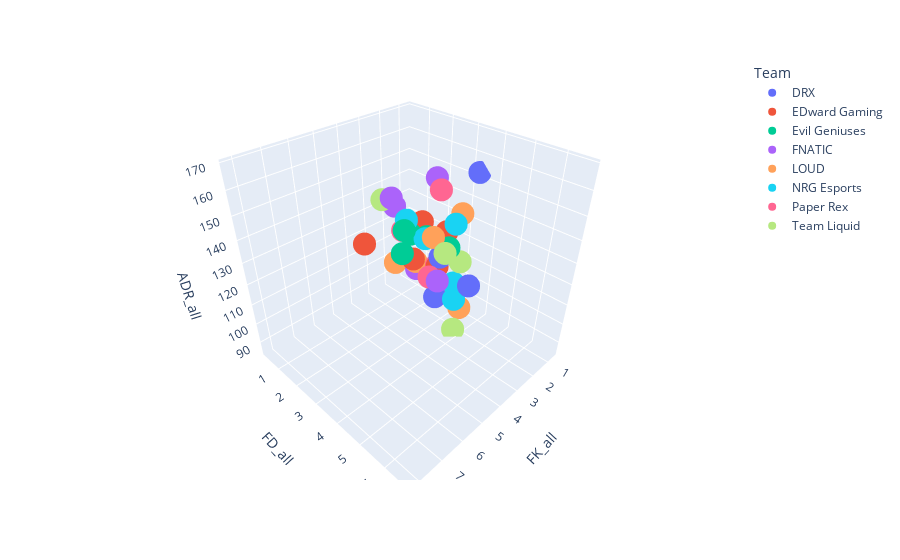

Notebook cell for this chart:
### Code cell
px.scatter_3d(data_frame=df_player, x='FK_all', y='FD_all', z='ADR_all', color='Team')

### Figure 1 — Plotly figure (JSON) as saved in the notebook; plotly's stock layout.template omitted (floating-point values rounded to 4 significant figures)
{"data": [{"hovertemplate": "Team=DRX<br>FK_all=%{x}<br>FD_all=%{y}<br>ADR_all=%{z}<extra></extra>", "legendgroup": "DRX", "marker": {"color": "#636efa", "symbol": "circle"}, "mode": "markers", "name": "DRX", "scene": "scene", "showlegend": true, "type": "scatter3d", "x": [6, 0.6667, 2.667, 2, 0.6667], "y": [6.667, 3.333, 3.333, 2.667, 2.667], "z": [150.7, 152.7, 122.7, 93.33, 85.67]}, {"hovertemplate": "Team=EDward Gaming<br>FK_all=%{x}<br>FD_all=%{y}<br>ADR_all=%{z}<extra></extra>", "legendgroup": "EDward Gaming", "marker": {"color": "#EF553B", "symbol": "circle"}, "mode": "markers", "name": "EDward Gaming", "scene": "scene", "showlegend": true, "type": "scatter3d", "x": [1.091, 2.727, 2.909, 8.182, 2], "y": [1.273, 3.273, 2.364, 5.455, 3.091], "z": [121.4, 118.1, 117.1, 168.5, 130.3]}, {"hovertemplate": "Team=Evil Geniuses<br>FK_all=%{x}<br>FD_all=%{y}<br>ADR_all=%{z}<extra></extra>", "legendgroup": "Evil Geniuses", "marker": {"color": "#00cc96", "symbol": "circle"}, "mode": "markers", "name": "Evil Geniuses", "scene": "scene", "showlegend": true, "type": "scatter3d", "x": [5, 2.1, 4, 1.7, 4.1], "y": [3.7, 2.3, 2.9, 1.2, 4.7], "z": [138.6, 124.0, 139.1, 117.2, 142.4]}, {"hovertemplate": "Team=FNATIC<br>FK_all=%{x}<br>FD_all=%{y}<br>ADR_all=%{z}<extra></extra>", "legendgroup": "FNATIC", "marker": {"color": "#ab63fa", "symbol": "circle"}, "mode": "markers", "name": "FNATIC", "scene": "scene", "showlegend": true, "type": "scatter3d", "x": [3.286, 2.286, 2.143, 7.286, 1.571], "y": [1.714, 2, 2.714, 6.714, 0.2857], "z": [144.3, 106.4, 153.1, 160.1, 126.6]}, {"hovertemplate": "Team=LOUD<br>FK_all=%{x}<br>FD_all=%{y}<br>ADR_all=%{z}<extra></extra>", "legendgroup": "LOUD", "marker": {"color": "#FFA15A", "symbol": "circle"}, "mode": "markers", "name": "LOUD", "scene": "scene", "showlegend": true, "type": "scatter3d", "x": [1, 5.667, 2.333, 1.333, 2], "y": [3, 5.333, 2, 3.333, 0.6667], "z": [133.8, 157.7, 110.5, 87.67, 99.83]}, {"hovertemplate": "Team=NRG Esports<br>FK_all=%{x}<br>FD_all=%{y}<br>ADR_all=%{z}<extra></extra>", "legendgroup": "NRG Esports", "marker": {"color": "#19d3f3", "symbol": "circle"}, "mode": "markers", "name": "NRG Esports", "scene": "scene", "showlegend": true, "type": "scatter3d", "x": [2.727, 2.545, 4.545, 1.455, 3.273], "y": [2.727, 3.818, 5.273, 3.091, 2.364], "z": [128.4, 140.1, 126.6, 100.9, 137.5]}, {"hovertemplate": "Team=Paper Rex<br>FK_all=%{x}<br>FD_all=%{y}<br>ADR_all=%{z}<extra></extra>", "legendgroup": "Paper Rex", "marker": {"color": "#FF6692", "symbol": "circle"}, "mode": "markers", "name": "Paper Rex", "scene": "scene", "showlegend": true, "type": "scatter3d", "x": [4.7, 1.5, 2.6, 5.5, 2], "y": [4.8, 2.8, 1.6, 5.1, 2.7], "z": [167.2, 96.25, 125.5, 140.6, 111.2]}, {"hovertemplate": "Team=Team Liquid<br>FK_all=%{x}<br>FD_all=%{y}<br>ADR_all=%{z}<extra></extra>", "legendgroup": "Team Liquid", "marker": {"color": "#B6E880", "symbol": "circle"}, "mode": "markers", "name": "Team Liquid", "scene": "scene", "showlegend": true, "type": "scatter3d", "x": [1.636, 2.364, 5.818, 3.091, 1.273], "y": [3.455, 3.818, 5.818, 1.091, 2.364], "z": [115.6, 85.45, 155.6, 139.8, 115.9]}], "layout": {"legend": {"title": {"text": "Team"}, "tracegroupgap": 0}, "margin": {"t": 60}, "scene": {"domain": {"x": [0, 1], "y": [0, 1]}, "xaxis": {"title": {"text": "FK_all"}}, "yaxis": {"title": {"text": "FD_all"}}, "zaxis": {"title": {"text": "ADR_all"}}}}}
